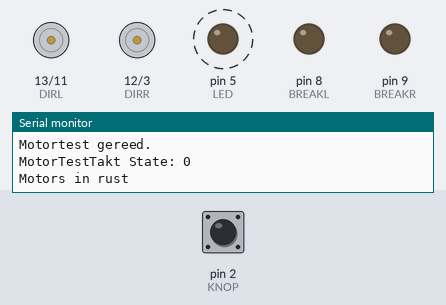
A sketch run on a simulated Arduino Uno, built with avr-gcc and run on an emulated ATmega328P. On the bench: direction and speed pins drawn as motors (green arrow = direction pin HIGH = forward, orange = LOW = backward, longer = more drive), output pins drawn as LEDs (lit = HIGH), the last lines printed to the serial monitor. Dashed ring = blinking. The test bench sets the inputs (shaded band); at power-on: pin 2 (KNOP) HIGH.

Above: at 1.26 s.
1.3 s: pin 2 (KNOP) pulled LOW for 0.15 s
At 2.6 s:
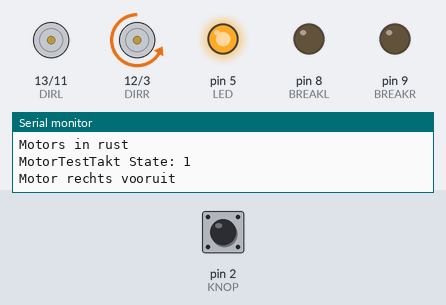
4.4 s: pin 2 (KNOP) pulled LOW for 1 s
At 5.2 s:
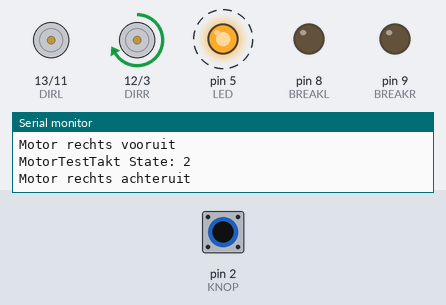
8.0 s: pin 2 (KNOP) pulled LOW for 0.15 s
At 9.6 s:
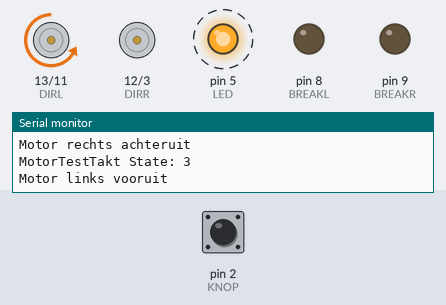
11.1 s: pin 2 (KNOP) pulled LOW for 3.2 s
At 11.9 s:
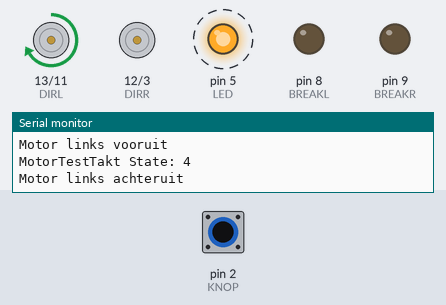
15.8 s: pin 2 (KNOP) pulled LOW for 0.15 s
At 17.2 s:
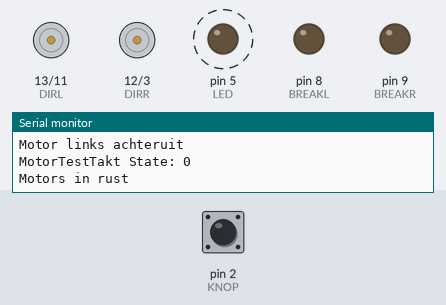
Timing chart, 0 to 19.9 s (numbered marks = the images above; inputs shaded):
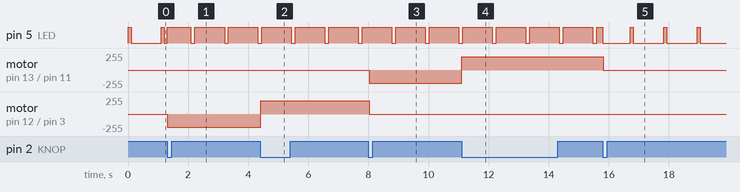

The sketch:

MotorTest_Rev3.ino
```cpp
// MotorTest_Rev3.ino - Motor Test Programma voor Rev3 motor shield

// Constantes
const int KNOP      = 2;        // knop op D2
const int LED       = 5;        // led op D13
const int MOTOR_PWM = 200;

// to support printf
int my_putc(char c, FILE *t) {
  return Serial.write(c);
}

//-----------------------------------------------------------------------------
// setup - wordt eenmalig uitgevoerd
//-----------------------------------------------------------------------------
//-----------------------------------------------------------------------------
void setup() {
  // start serial
  Serial.begin(115200);

  fdevopen( &my_putc, 0);  // device 0 (stdout) output naar my_putc()

  pinMode(KNOP,  INPUT_PULLUP);  // knop input & pull-up
  pinMode(LED,  OUTPUT);         // led pin output

  SetupMotors();

  printf("Motortest gereed.\n");
}

//-----------------------------------------------------------------------------
// loop - wordt continue aangeroepen na eenmalige aanroep van setup()
//-----------------------------------------------------------------------------
//-----------------------------------------------------------------------------
void loop()
{
  int ms;

  static int NextTaktInterval;

  ms = millis();
  if ((ms - NextTaktInterval) > 0) {
    NextTaktInterval = ms + 10;  // zet tijd voor volgende TAKT interval

    MotorTestTakt();
  }
}

//-----------------------------------------------------------------------------
// KnopFlank - scan knoop, geef true terug bij indrukken / op neergaande flank.
//-----------------------------------------------------------------------------
//-----------------------------------------------------------------------------
bool KnopFlank()
{
  static bool VorigeKnop;
  bool Flank = false;

  bool Knop = digitalRead(KNOP);
  if (Knop != VorigeKnop) {
    // flank (knop ingedrukt of losgelaten)
    VorigeKnop = Knop;
    if (Knop == 0) {
      // knop is nu ingedrukt
      Flank = true;
    }
  }
  return Flank;
}

//-----------------------------------------------------------------------------
// FlashLed - Knipper led met opgegeven duty cycle
//-----------------------------------------------------------------------------
// Knipperfrequentie afhankelijk van aanroep-frequentie.
// Bij takt van 10ms is frequentie 1 Hz
//-----------------------------------------------------------------------------
void FlashLed(char Procent)
{
  static unsigned char Teller;

  Teller++;
  if (Teller > 100) Teller = 0;

  digitalWrite(LED, Teller < Procent);
}
```

MotorTest_Rev3_sm.ino
```cpp
// MotorTest_Rev3_sm.ino - Motor Test Statemachine voor Rev3 motorshield


//-----------------------------------------------------------------------------
// MotorTestTakt - State machine voor testen aansturing motor.
//-----------------------------------------------------------------------------
// * Led flitst kort in rust
// * Led bijna continue aan tijdens testen
// * druk op KNOP selecteert volgende test
// * De testen:
//    rechtse motor vooruit
//    rechtse motor achteruit
//    linkse motor vooruit
//    linkse motor achteruit
//    rust
//-----------------------------------------------------------------------------
void MotorTestTakt()
{
  static int State, PrevState = -1;
  bool NewState = false;

  // rapporteer status bij state overgang
  if (PrevState != State) {
    PrevState = State;
    printf("MotorTestTakt State: %d\n", State);
    NewState = true;
  }

  // state machine
  switch(State) {
  case 0 : // State: rust
    {
      if (NewState) {
        // OnEntry actie
        printf("Motors in rust\n");
      }

      // State actie
      Motors(0,0);

      // Condities
      if (KnopFlank()) { // Knop ingedrukt
        State ++; // volgende state
      }
      break;
    }

  case 1 : // State: rechts vooruit
    {
      if (NewState) {
        // OnEntry actie
        printf("Motor rechts vooruit\n");
      }

      // State actie
      Motors(0,MOTOR_PWM);

      // Condities
      if (KnopFlank()) { // Knop ingedrukt
        State ++; // volgende state
      }
      break;
    }

  case 2 : // State: rechts achteruit
    {
      if (NewState) {
        // OnEntry actie
        printf("Motor rechts achteruit\n");
      }

      // State actie
      Motors(0,-MOTOR_PWM);

      // Condities
      if (KnopFlank()) { // Knop ingedrukt
        State ++; // volgende state
      }
      break;
    }

  case 3 : // State: links vooruit
    {
      if (NewState) {
        // OnEntry actie
        printf("Motor links vooruit\n");
      }

      // State actie
      Motors(MOTOR_PWM, 0);

      // Condities
      if (KnopFlank()) { // Knop ingedrukt
        State ++; // volgende state
      }
      break;
    }

  case 4 : // State: links achteruit
    {
      if (NewState) {
        // OnEntry actie
        printf("Motor links achteruit\n");
      }

      // State actie
      Motors(-MOTOR_PWM, 0);

      // Condities
      if (KnopFlank()) { // Knop ingedrukt
        State = 0; // einde serie, naar rust state
      }
      break;
    }

  default :
    {
      printf("StateMachineTakt: ongeldige state %d\n", State);
      State = 0;
      break;
    }
  } // einde van switch

  // signaleer rust / actief op LED
  if (State == 0) {
    // Rust
    FlashLed(10); // 10% aan
  }
  else {
    FlashLed(90); // 90% aan
  }
}
```

Motors.ino
```cpp
//-----------------------------------------------------------------------------
// Motors.ino  - aansturing van de RedBot motors via enable (standaard methode)
//-----------------------------------------------------------------------------

// Constantes
const int PWML    = 11;
const int PWMR    =  3;

const int DIRL    = 13;
const int DIRR    = 12;

const int BREAKL  =  8;
const int BREAKR  =  9;


//-----------------------------------------------------------------------------
// SetupMotors - Stel IO in voor aansturing motoren
//-----------------------------------------------------------------------------
//-----------------------------------------------------------------------------
void SetupMotors()
{
  // Break gebruiken we (nog) niet...
  pinMode(BREAKL, OUTPUT);
  digitalWrite(BREAKL, 0);
  pinMode(BREAKR, OUTPUT);
  digitalWrite(BREAKR, 0);

  // Rijrichting
  pinMode(DIRL, OUTPUT);
  pinMode(DIRR, OUTPUT);

  // Pwm pins
  pinMode( PWML, OUTPUT);
  pinMode( PWMR, OUTPUT);

  // zet output op 0 via Motors()
  Motors(0, 0);
}


//-----------------------------------------------------------------------------
// Motors - Stel PWM duty cycle in voor beide motoren
//-----------------------------------------------------------------------------
//-----------------------------------------------------------------------------
void Motors(int PwmL, int PwmR)
{
  //--------
  // Motor L
  //--------

  // begrens waarden
  if (PwmL >  255) {
    PwmL =  255;
  }
  if (PwmL < -255) {
    PwmL = -255;
  }

  // Set PWM en richting
  if (PwmL >= 0) {
    digitalWrite(DIRL, 0);  // vooruit
    analogWrite(PWML, PwmL);
  }
  else {
    digitalWrite(DIRL, 1);  // achteruit
    analogWrite(PWML, -PwmL);
  }

  //--------
  // Motor R
  //--------

  // begrens waarden
  if (PwmR >  255) {
    PwmR =  255;
  }
  if (PwmR < -255) {
    PwmR = -255;
  }

  //Set PWM en richting
  if (PwmR >= 0) {
    digitalWrite(DIRR, 0);  // vooruit
    analogWrite(PWMR, PwmR);
  }
  else {
    digitalWrite(DIRR, 1);  // achteruit
    analogWrite(PWMR, -PwmR);
  }
}
```

Measured:
- after the input at 1.3 s, motor on pin 12 (DIRR) / pin 3 (PWMR): stopped → backward 200/255 at once
- after the input at 4.4 s, motor on pin 12 (DIRR) / pin 3 (PWMR): backward 200/255 → forward 200/255 at once
- after the input at 8.0 s, motor on pin 13 (DIRL) / pin 11 (PWML): stopped → backward 200/255 at once; motor on pin 12 (DIRR) / pin 3 (PWMR): forward 200/255 → stopped at once
- after the input at 11.1 s, motor on pin 13 (DIRL) / pin 11 (PWML): backward 200/255 → forward 200/255 at once
- after the input at 15.8 s, motor on pin 13 (DIRL) / pin 11 (PWML): forward 200/255 → stopped at once
- by itself, pin 5 (LED): alternates HIGH for 0.99 s and LOW for 0.12 s
